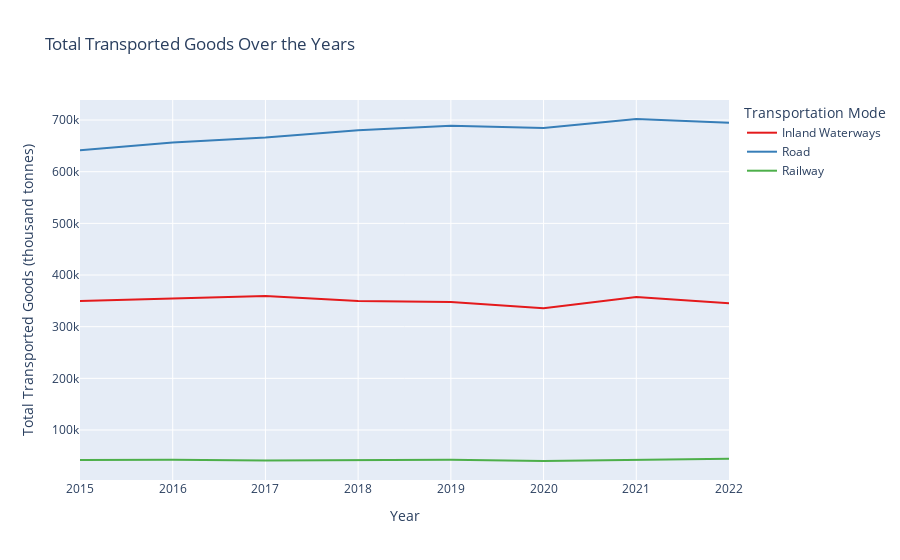

Notebook code for this chart:
### Code cell
import pandas as pd
import plotly.express as px

file_path = "TOTAL - Goodstransport_mld_ton.xlsx"
df = pd.read_excel(file_path)

fig = px.line(df, x='Year', y=df.columns[2:5], title='Total Transported Goods Over the Years',
              labels={'value': 'Total Transported Goods (thousand tonnes)', 'variable': 'Transportation Mode'},
              line_dash_sequence=['solid', 'dash', 'dot', 'dashdot'],
              color_discrete_sequence=px.colors.qualitative.Set1)

fig.show()

### Figure 1 — Plotly figure (JSON) as saved in the notebook; plotly's stock layout.template omitted (floating-point values rounded to 4 significant figures)
{"data": [{"hovertemplate": "Transportation Mode=Inland Waterways<br>Year=%{x}<br>Total Transported Goods (thousand tonnes)=%{y}<extra></extra>", "legendgroup": "Inland Waterways", "line": {"color": "rgb(228,26,28)", "dash": "solid"}, "marker": {"symbol": "circle"}, "mode": "lines", "name": "Inland Waterways", "orientation": "v", "showlegend": true, "type": "scatter", "x": [2015, 2016, 2017, 2018, 2019, 2020, 2021, 2022], "xaxis": "x", "y": [349717, 354587, 359356, 349480, 347714, 335892, 357594, 345479], "yaxis": "y"}, {"hovertemplate": "Transportation Mode=Road<br>Year=%{x}<br>Total Transported Goods (thousand tonnes)=%{y}<extra></extra>", "legendgroup": "Road", "line": {"color": "rgb(55,126,184)", "dash": "solid"}, "marker": {"symbol": "circle"}, "mode": "lines", "name": "Road", "orientation": "v", "showlegend": true, "type": "scatter", "x": [2015, 2016, 2017, 2018, 2019, 2020, 2021, 2022], "xaxis": "x", "y": [641538, 656428, 666069, 680065, 688837, 684348, 701990, 694946], "yaxis": "y"}, {"hovertemplate": "Transportation Mode=Railway<br>Year=%{x}<br>Total Transported Goods (thousand tonnes)=%{y}<extra></extra>", "legendgroup": "Railway", "line": {"color": "rgb(77,175,74)", "dash": "solid"}, "marker": {"symbol": "circle"}, "mode": "lines", "name": "Railway", "orientation": "v", "showlegend": true, "type": "scatter", "x": [2015, 2016, 2017, 2018, 2019, 2020, 2021, 2022], "xaxis": "x", "y": [41721, 42615, 41190, 41558, 42654, 40017, 42621, 44469], "yaxis": "y"}], "layout": {"legend": {"title": {"text": "Transportation Mode"}, "tracegroupgap": 0}, "title": {"text": "Total Transported Goods Over the Years"}, "xaxis": {"anchor": "y", "domain": [0, 1], "title": {"text": "Year"}}, "yaxis": {"anchor": "x", "domain": [0, 1], "title": {"text": "Total Transported Goods (thousand tonnes)"}}}}
